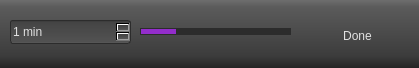
<?xml version="1.0" encoding="UTF-8"?>
<ui version="4.0">
 <class>Break</class>
 <widget class="QWidget" name="Break">
  <property name="geometry">
   <rect>
    <x>0</x>
    <y>0</y>
    <width>419</width>
    <height>68</height>
   </rect>
  </property>
  <property name="maximumSize">
   <size>
    <width>419</width>
    <height>68</height>
   </size>
  </property>
  <property name="windowTitle">
   <string>Form</string>
  </property>
  <property name="styleSheet">
   <string notr="true">QWidget {
	background-color: qlineargradient(spread:pad, x1:0, y1:0, x2:0, y2:1, stop:0 rgba(110, 110, 110, 255), stop:0.101942 rgba(91, 91, 91, 255), stop:0.820388 rgba(60, 60, 60, 255), stop:0.990291 rgba(37, 37, 37, 255));
	color: rgb(225, 225, 225);
}
QTextBrowser, QLineEdit {
	background-color: qlineargradient(spread:pad, x1:0, y1:0, x2:0, y2:1, stop:0 rgba(37, 37, 37, 147), stop:0.0873786 rgba(60, 60, 60, 150), stop:0.932039 rgba(91, 91, 91, 148), stop:1 rgba(110, 110, 110, 148));
	border: 1px  solid rgb(147, 45, 203);
	border-radius: 3px;
}

QLCDNumber, QSpinBox, QDateTimeEdit {
	background-color: qlineargradient(spread:pad, x1:0, y1:0, x2:0, y2:1, stop:0 rgba(37, 37, 37, 147), stop:0.0873786 rgba(60, 60, 60, 150), stop:0.932039 rgba(91, 91, 91, 148), stop:1 rgba(110, 110, 110, 148));
	border: 1px  solid rgb(44, 44, 44);
	border-radius: 3px;
}

QLabel {
	background-color:rgba(255, 255, 255, 0);
}

QPushButton {
	background-color:rgba(255, 255, 255, 0);
}

QProgressBar {
	background-color: rgb(44, 44, 44);
	border: 1px  solid rgb(44, 44, 44);
	margin: 8px, 8px;
	color:rgba(255, 255, 255, 0);
}
QProgressBar::chunk {
	background-color: rgb(147, 45, 203);
}</string>
  </property>
  <widget class="QPushButton" name="BreakButton">
   <property name="geometry">
    <rect>
     <x>300</x>
     <y>10</y>
     <width>115</width>
     <height>51</height>
    </rect>
   </property>
   <property name="text">
    <string>Done</string>
   </property>
   <property name="flat">
    <bool>true</bool>
   </property>
  </widget>
  <widget class="QSpinBox" name="BreakTime">
   <property name="geometry">
    <rect>
     <x>10</x>
     <y>20</y>
     <width>121</width>
     <height>24</height>
    </rect>
   </property>
   <property name="frame">
    <bool>true</bool>
   </property>
   <property name="buttonSymbols">
    <enum>QAbstractSpinBox::UpDownArrows</enum>
   </property>
   <property name="correctionMode">
    <enum>QAbstractSpinBox::CorrectToNearestValue</enum>
   </property>
   <property name="suffix">
    <string> min</string>
   </property>
   <property name="minimum">
    <number>1</number>
   </property>
   <property name="maximum">
    <number>20</number>
   </property>
  </widget>
  <widget class="QProgressBar" name="BreakProg">
   <property name="geometry">
    <rect>
     <x>140</x>
     <y>20</y>
     <width>151</width>
     <height>23</height>
    </rect>
   </property>
   <property name="value">
    <number>24</number>
   </property>
   <property name="orientation">
    <enum>Qt::Horizontal</enum>
   </property>
   <property name="invertedAppearance">
    <bool>false</bool>
   </property>
  </widget>
 </widget>
 <resources/>
 <connections/>
</ui>
